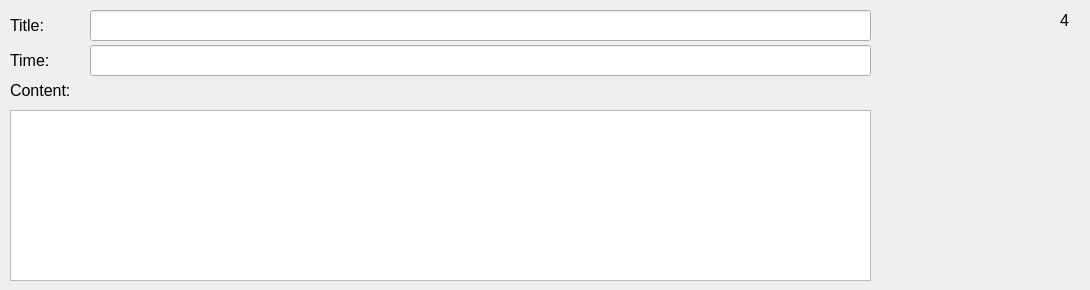
        <widget class="QWidget" name="Page4_2">
         <widget class="QLabel" name="label_56">
          <property name="geometry">
           <rect>
            <x>10</x>
            <y>15</y>
            <width>111</width>
            <height>21</height>
           </rect>
          </property>
          <property name="font">
           <font>
            <pointsize>12</pointsize>
           </font>
          </property>
          <property name="text">
           <string>Title:</string>
          </property>
         </widget>
         <widget class="QLabel" name="label_57">
          <property name="geometry">
           <rect>
            <x>10</x>
            <y>50</y>
            <width>81</width>
            <height>21</height>
           </rect>
          </property>
          <property name="font">
           <font>
            <pointsize>12</pointsize>
           </font>
          </property>
          <property name="text">
           <string>Time:</string>
          </property>
         </widget>
         <widget class="QLineEdit" name="title_14">
          <property name="geometry">
           <rect>
            <x>90</x>
            <y>10</y>
            <width>781</width>
            <height>31</height>
           </rect>
          </property>
          <property name="readOnly">
           <bool>false</bool>
          </property>
         </widget>
         <widget class="QLineEdit" name="time_14">
          <property name="geometry">
           <rect>
            <x>90</x>
            <y>45</y>
            <width>781</width>
            <height>31</height>
           </rect>
          </property>
          <property name="readOnly">
           <bool>false</bool>
          </property>
         </widget>
         <widget class="QLabel" name="label_58">
          <property name="geometry">
           <rect>
            <x>10</x>
            <y>80</y>
            <width>91</width>
            <height>21</height>
           </rect>
          </property>
          <property name="font">
           <font>
            <pointsize>12</pointsize>
           </font>
          </property>
          <property name="text">
           <string>Content:</string>
          </property>
         </widget>
         <widget class="QLabel" name="label_59">
          <property name="geometry">
           <rect>
            <x>1060</x>
            <y>10</y>
            <width>21</width>
            <height>21</height>
           </rect>
          </property>
          <property name="font">
           <font>
            <pointsize>12</pointsize>
           </font>
          </property>
          <property name="layoutDirection">
           <enum>Qt::LeftToRight</enum>
          </property>
          <property name="frameShape">
           <enum>QFrame::NoFrame</enum>
          </property>
          <property name="text">
           <string>4</string>
          </property>
         </widget>
         <widget class="QPlainTextEdit" name="plainTextEdit_14">
          <property name="geometry">
           <rect>
            <x>10</x>
            <y>110</y>
            <width>861</width>
            <height>171</height>
           </rect>
          </property>
          <property name="readOnly">
           <bool>false</bool>
          </property>
         </widget>
        </widget>
